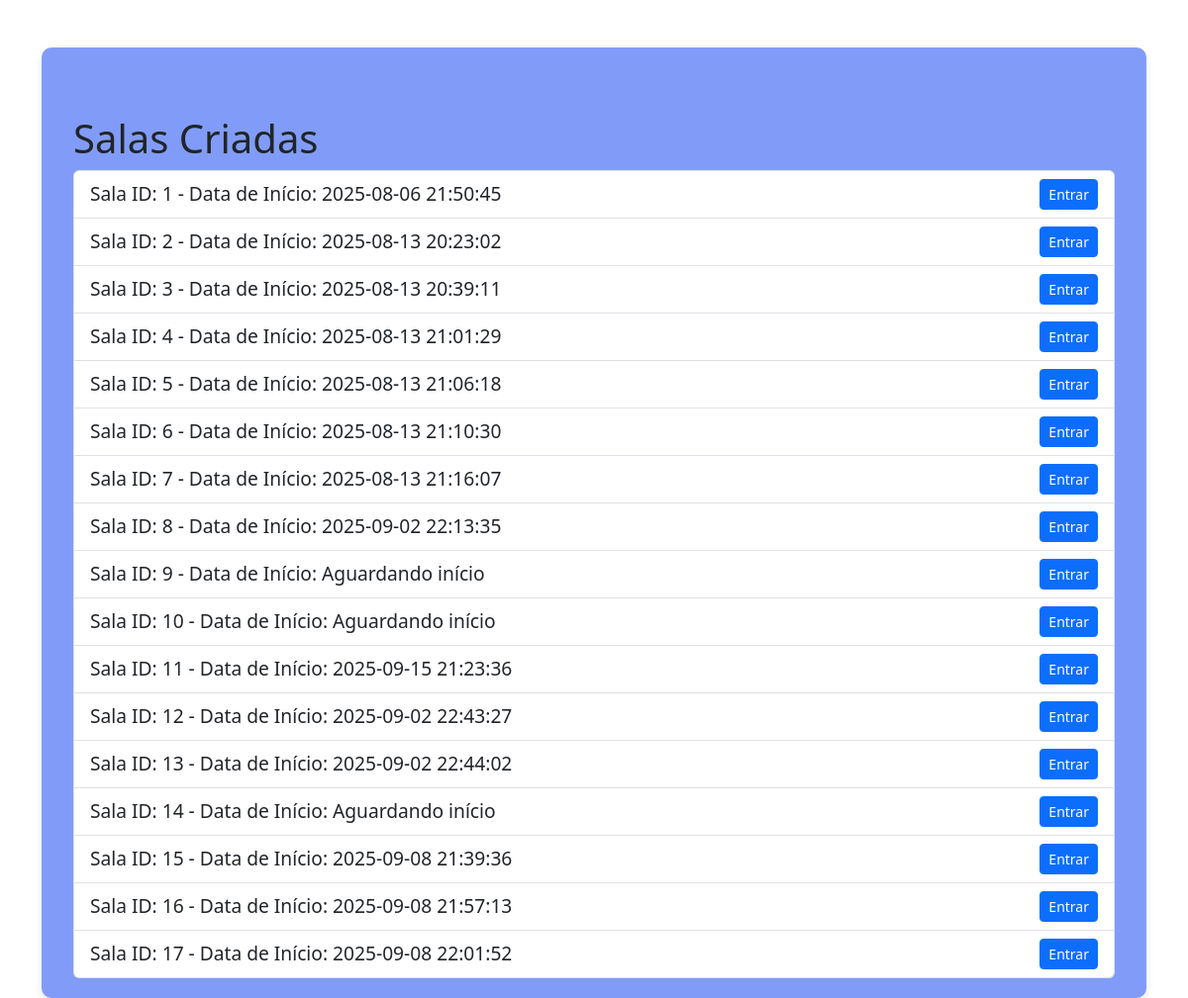
The app's page /salas, older data.
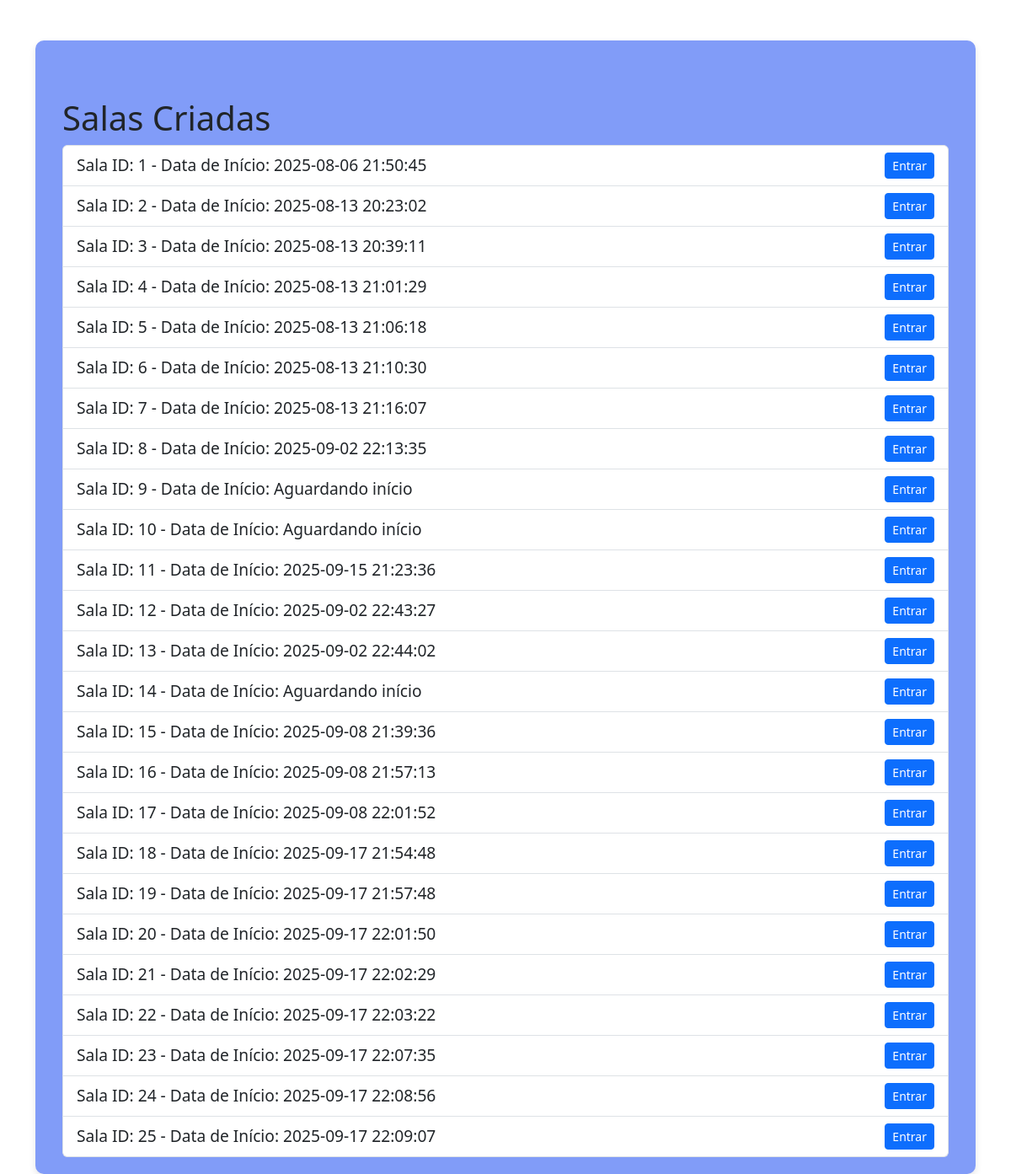
The same page, newer data.
### app.py (models this page shows)
class Sala(db.Model):
    id = db.Column(db.Integer, primary_key=True)
    numero_rodadas = db.Column(db.Integer, nullable=False)
    rodadas = db.relationship('Rodada', backref='sala', lazy=True)
    temas = db.relationship('Tema', secondary='sala_tema', backref='salas', lazy=True)
    tempo = db.Column(db.Integer, nullable=False)
    jogadores = db.relationship('Jogador', secondary='sala_jogador', backref='salas', lazy=True)
    letras = db.relationship('Letras', secondary='sala_letras', backref='salas', lazy=True)
    numero_jogadores = db.Column(db.Integer, nullable=False)
    senha = db.Column(db.String(120), nullable=True)
    finalizado = db.Column(db.Boolean, default=False)
    data_criacao = db.Column(db.DateTime, nullable=False, default=db.func.current_timestamp())
    data_inicio = db.Column(db.DateTime, nullable=True)
    rodada_atual = db.Column(db.Integer, nullable=False, default=0)

### app.py (the view)
@app.route('/salas', methods=['GET'])
def salas():
    salas = Sala.query.all()
    return render_template('salas_criadas.html', salas=salas)

### templates/salas_criadas.html (shortened to what this page needs)
{% extends "base.html" %}
{% block content %}
<div class="container mt-5">
    <h1>Salas Criadas</h1>
    <ul class="list-group">
        {% for sala in salas %}
            <li class="list-group-item d-flex justify-content-between align-items-center">
                Sala ID: {{ sala.id }} - Data de Início: {{ sala.data_inicio.strftime('%Y-%m-%d %H:%M:%S') if sala.data_inicio else 'Aguardando início' }}
                <a href="{{ url_for('sala', sala_id=sala.id) }}" class="btn btn-primary btn-sm">Entrar</a>
            </li>
        {% endfor %}
    </ul>
</div>
{% endblock %}

### templates/base.html (shortened to what this page needs)
<!DOCTYPE html>
<html lang="pt-BR">
<head>
    <link href="https://cdn.jsdelivr.net/npm/bootstrap@5.3.7/dist/css/bootstrap.min.css" rel="stylesheet">
    <link rel="stylesheet" href="{{ url_for('static', filename='style.css') }}">
</head>
<body>
    <div class="container mt-5">
    <div class="card-principal">
        {% block content %}
        {% endblock %}
    </div>
    </div>
</body>
</html>

### static/style.css (style rules this page uses)
.card-principal { background-color: #819cf8; border-radius: 10px; padding: 20px; font-size: larger; box-shadow: 0 4px 8px rgba(0, 0, 0, 0.1); }

Row changes from the older to the newer data that the page shows:
added Sala: id "18", data_inicio "2025-09-17 21:54:48"
added Sala: id "19", data_inicio "2025-09-17 21:57:48"
added Sala: id "20", data_inicio "2025-09-17 22:01:50"
added Sala: id "21", data_inicio "2025-09-17 22:02:29"
added Sala: id "22", data_inicio "2025-09-17 22:03:22"
added Sala: id "23", data_inicio "2025-09-17 22:07:35"
added Sala: id "24", data_inicio "2025-09-17 22:08:56"
added Sala: id "25", data_inicio "2025-09-17 22:09:07"
